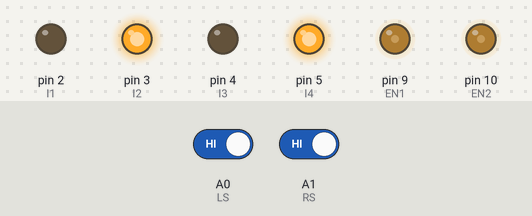
Simulated run of this sketch. Board: Arduino Uno, built with avr-gcc and run on an emulated ATmega328P. On the bench: output pins drawn as LEDs (lit = HIGH). Inputs (shaded band) come from the test bench; at power-on: A1 (RS) HIGH, A0 (LS) HIGH.

Above: at 1.2 s.
1.3 s: A1 (RS) driven LOW
At 2.1 s:
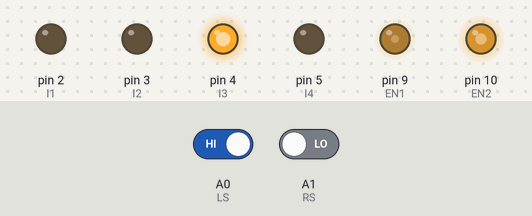
2.8 s: A0 (LS) driven LOW
At 5.7 s:
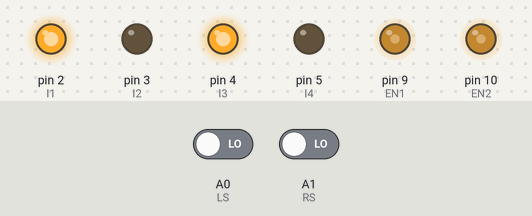
5.8 s: A0 (LS) driven HIGH
At 7.1 s:
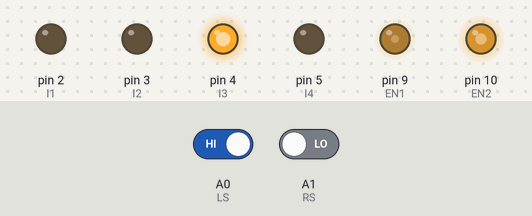
7.8 s: A1 (RS) driven HIGH
At 11.4 s:
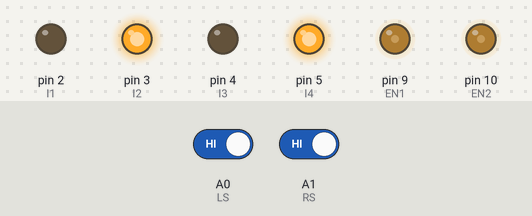
Timing chart, 0 to 11.8 s (numbered marks = the images above; inputs shaded):
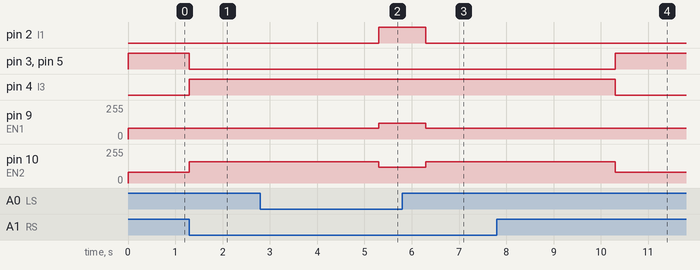

Measured:
- after the input at 1.3 s, pin 3 (I2), pin 5 (I4): HIGH → LOW at once; pin 4 (I3): LOW → HIGH at once; pin 10 (EN2): 80/255 → 160/255 at once
- after the input at 2.8 s, pin 2 (I1): LOW → HIGH after 2.5 s; pin 9 (EN1): 80/255 → 120/255 after 2.5 s; pin 10 (EN2): 160/255 → 120/255 after 2.5 s
- after the input at 5.8 s, pin 2 (I1): HIGH → LOW after 0.50 s; pin 9 (EN1): 120/255 → 80/255 after 0.50 s; pin 10 (EN2): 120/255 → 160/255 after 0.50 s
- after the input at 7.8 s, pin 3 (I2), pin 5 (I4): LOW → HIGH after 2.5 s; pin 4 (I3): HIGH → LOW after 2.5 s; pin 10 (EN2): 160/255 → 80/255 after 2.5 s

The sketch:

sensor_code.ino
```cpp
#define EN1 9
#define EN2 10
#define I1 2
#define I2 3
#define I3 4
#define I4 5
#define LS A0
#define RS A1

void setup()
{
 pinMode(I1,OUTPUT);
 pinMode(I2,OUTPUT);
 pinMode(I3,OUTPUT);
 pinMode(I4,OUTPUT);
 pinMode(A0,INPUT);
 pinMode(A1,INPUT);
 }


void loop()
{
 if((digitalRead(LS)==0) && (digitalRead(RS)==0))

{
analogWrite(EN1,120);
analogWrite(EN2,120);
digitalWrite(I1,HIGH);
digitalWrite(I2,LOW);
digitalWrite(I3,HIGH);
digitalWrite(I4,LOW);
delay(1000);

}
if((digitalRead(LS)==1) && (digitalRead(RS)==1))
{
analogWrite(EN1,80);
analogWrite(EN2,80);
digitalWrite(I1,LOW);
digitalWrite(I2,HIGH);
digitalWrite(I3,LOW);
digitalWrite(I4,HIGH);


}
if((digitalRead(RS)==1) && (digitalRead(RS)==0))
{
analogWrite(EN1,160);
analogWrite(EN2,80);
digitalWrite(I1,HIGH);
digitalWrite(I2,LOW);
digitalWrite(I3,LOW);
digitalWrite(I4,LOW);
delay(4000);
}
if((digitalRead(LS)==1) && (digitalRead(RS)==0))
{
analogWrite(EN1,80);
analogWrite(EN2,160);
digitalWrite(I1,LOW);
digitalWrite(I2,LOW);
digitalWrite(I3,HIGH);
digitalWrite(I4,LOW);
delay(4000);
}
}
```
